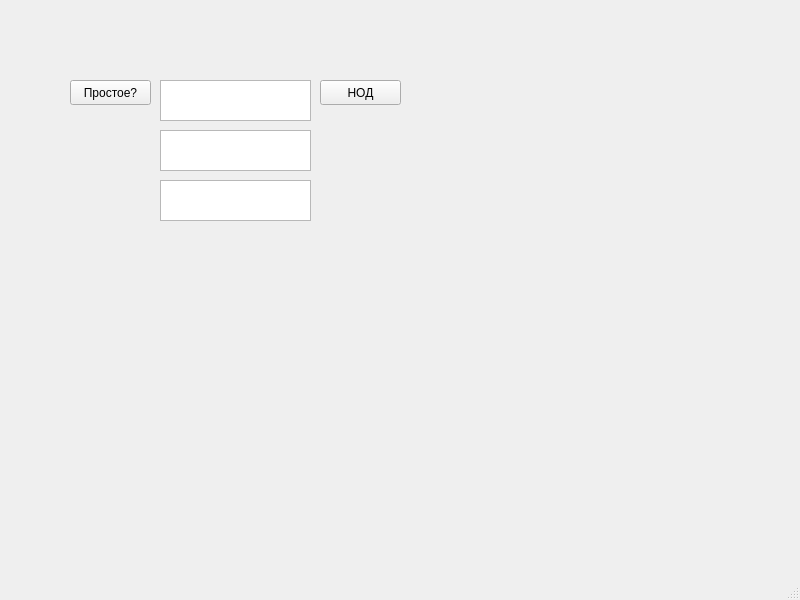
<?xml version="1.0" encoding="UTF-8"?>
<ui version="4.0">
 <class>MainWindow</class>
 <widget class="QMainWindow" name="MainWindow">
  <property name="geometry">
   <rect>
    <x>0</x>
    <y>0</y>
    <width>800</width>
    <height>600</height>
   </rect>
  </property>
  <property name="windowTitle">
   <string>MainWindow</string>
  </property>
  <widget class="QWidget" name="centralwidget">
   <widget class="QTextEdit" name="textEdit_first">
    <property name="geometry">
     <rect>
      <x>160</x>
      <y>80</y>
      <width>151</width>
      <height>41</height>
     </rect>
    </property>
   </widget>
   <widget class="QTextEdit" name="textEdit_second">
    <property name="geometry">
     <rect>
      <x>160</x>
      <y>130</y>
      <width>151</width>
      <height>41</height>
     </rect>
    </property>
   </widget>
   <widget class="QTextEdit" name="textEdit_result">
    <property name="geometry">
     <rect>
      <x>160</x>
      <y>180</y>
      <width>151</width>
      <height>41</height>
     </rect>
    </property>
    <property name="readOnly">
     <bool>true</bool>
    </property>
   </widget>
   <widget class="QPushButton" name="pushButton_GCD">
    <property name="geometry">
     <rect>
      <x>320</x>
      <y>80</y>
      <width>81</width>
      <height>25</height>
     </rect>
    </property>
    <property name="text">
     <string>НОД</string>
    </property>
   </widget>
   <widget class="QPushButton" name="pushButton_is_prime">
    <property name="geometry">
     <rect>
      <x>70</x>
      <y>80</y>
      <width>81</width>
      <height>25</height>
     </rect>
    </property>
    <property name="text">
     <string>Простое?</string>
    </property>
   </widget>
   <widget class="QLabel" name="label_is_prime">
    <property name="geometry">
     <rect>
      <x>210</x>
      <y>40</y>
      <width>54</width>
      <height>17</height>
     </rect>
    </property>
    <property name="text">
     <string/>
    </property>
   </widget>
  </widget>
  <widget class="QMenuBar" name="menubar">
   <property name="geometry">
    <rect>
     <x>0</x>
     <y>0</y>
     <width>800</width>
     <height>22</height>
    </rect>
   </property>
  </widget>
  <widget class="QStatusBar" name="statusbar"/>
 </widget>
 <resources/>
 <connections/>
</ui>
